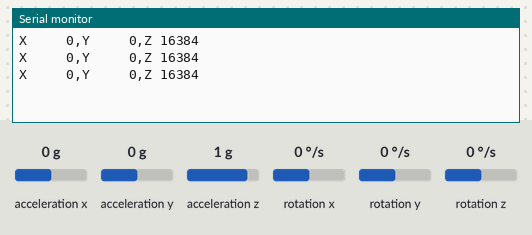
Bench run of a sketch on a simulated Arduino Uno, built with avr-gcc and run on an emulated ATmega328P. Parts: the last lines printed to the serial monitor. Wiring (inferred from the names in the program): MPU-6050 motion sensor at I2C address 0x68. The inputs (shaded band) are chosen by the test bench; at power-on: acceleration x 0 g, acceleration y 0 g, acceleration z 1 g, rotation x 0 °/s, rotation y 0 °/s, rotation z 0 °/s.

Above: at 1.3 s.
1.4 s: acceleration x set to -1.4 g
At 2.0 s:
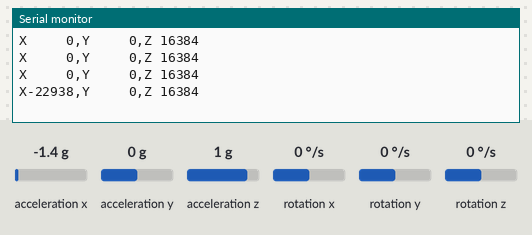
3.5 s: acceleration y set to -1.4 g
At 3.9 s:
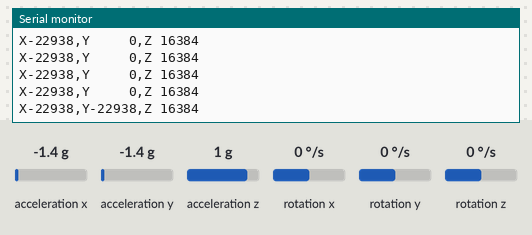
5.5 s: acceleration z set to -1.4 g
At 6.0 s:
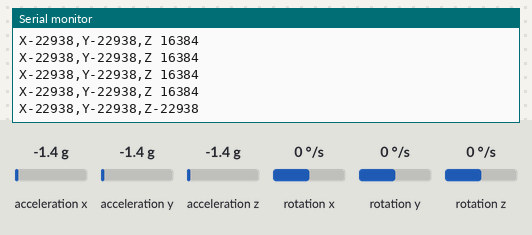
7.6 s: acceleration x set to 0 g
At 8.1 s:
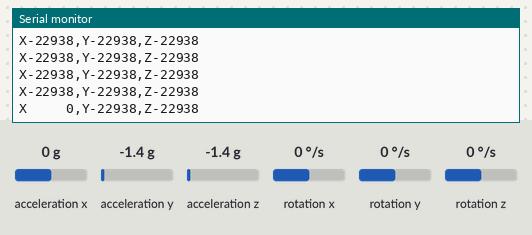
9.6 s: acceleration y set to 0 g
At 10.1 s:
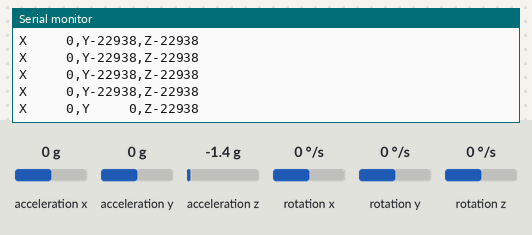
11.6 s: acceleration z set to 0 g
At 12.1 s:
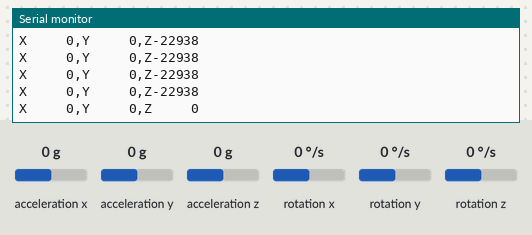

The sketch:

envoie_donne_par_bluetooth.ino
```cpp
#include <Wire.h>
#include <SoftwareSerial.h>

// Adresse I2C de l'accéléromètre GY-521
#define MPU_ADDR 0x68

SoftwareSerial bluetoothSerial(10, 11); // RX, TX pour le module Bluetooth HC-05

int16_t accelerometer_x, accelerometer_y, accelerometer_z; // variables for accelerometer raw data
char tmp_str[7]; // temporary variable used in convert function

char* convert_int16_to_str(int16_t i) { // converts int16 to string. Moreover, resulting strings will have the same length in the debug monitor.
  sprintf(tmp_str, "%6d", i);
  return tmp_str;
}


void setup() {
  Serial.begin(9600);
  Wire.begin();
  Wire.beginTransmission(MPU_ADDR); // Begins a transmission to the I2C slave (GY-521 board)
  Wire.write(0x6B); // PWR_MGMT_1 register
  Wire.write(0); // set to zero (wakes up the MPU-6050)
  Wire.endTransmission(true);
  bluetoothSerial.begin(38400);
}

void loop() {
  Wire.beginTransmission(MPU_ADDR);
  Wire.write(0x3B); // starting with register 0x3B (ACCEL_XOUT_H) [MPU-6000 and MPU-6050 Register Map and Descriptions Revision 4.2, p.40]
  Wire.endTransmission(false); // the parameter indicates that the Arduino will send a restart. As a result, the connection is kept active.
  Wire.requestFrom(MPU_ADDR, 7*2, true); // request a total of 7*2=14 registers

  // "Wire.read()<<8 | Wire.read();" means two registers are read and stored in the same variable
  accelerometer_x = Wire.read()<<8 | Wire.read(); // reading registers: 0x3B (ACCEL_XOUT_H) and 0x3C (ACCEL_XOUT_L)
  accelerometer_y = Wire.read()<<8 | Wire.read(); // reading registers: 0x3D (ACCEL_YOUT_H) and 0x3E (ACCEL_YOUT_L)
  accelerometer_z = Wire.read()<<8 | Wire.read(); // reading registers: 0x3F (ACCEL_ZOUT_H) and 0x40 (ACCEL_ZOUT_L)


  // Envoyer les données via Bluetooth
  bluetoothSerial.print("X");
  bluetoothSerial.print(convert_int16_to_str(accelerometer_x));
  Serial.print("X"); Serial.print(convert_int16_to_str(accelerometer_x));
  bluetoothSerial.print(",Y");
  bluetoothSerial.print(convert_int16_to_str(accelerometer_y));
  Serial.print(",Y"); Serial.print(convert_int16_to_str(accelerometer_y));
  bluetoothSerial.print(",Z");
  bluetoothSerial.println(convert_int16_to_str(accelerometer_z));
  Serial.print(",Z");Serial.print(convert_int16_to_str(accelerometer_z));
  Serial.println();


  delay(500); // Ajoutez un délai si nécessaire
}
```

Measured:
- after the input at 1.4 s, the serial monitor: prints a new line after 0.13 s (image 1)
- after the input at 3.5 s, the serial monitor: prints a new line after 0.07 s (image 2)
- after the input at 5.5 s, the serial monitor: prints a new line after 0.11 s (image 3)
- after the input at 7.6 s, the serial monitor: prints a new line after 0.05 s (image 4)
- after the input at 9.6 s, the serial monitor: prints a new line after 0.09 s (image 5)
- after the input at 11.6 s, the serial monitor: prints a new line after 0.13 s (image 6)
